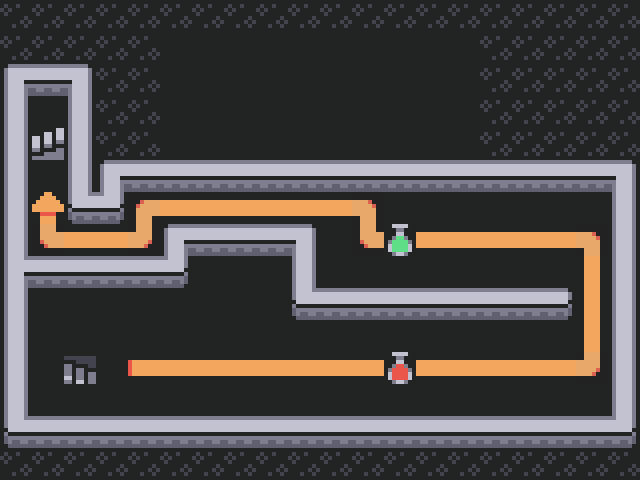

This is a level from a 2D game, rendered from its Tiled map with the project's own tilesets. A one-line summary and the complete map file follow:
An orthogonal 20x15 tile map with 32x32 px tiles, 1 tile layer (Tile Layer 1).

<map version="1.4" tiledversion="1.4.3" orientation="orthogonal" renderorder="right-down" width="20" height="15" tilewidth="32" tileheight="32" infinite="0" backgroundcolor="#222323" nextlayerid="2" nextobjectid="1">
 <properties>
  <property name="txt" value="altersize" />
 </properties>
 <tileset firstgid="1" source="sblobber64.tsx" />
 <layer id="1" name="Tile Layer 1" width="20" height="15">
  <data encoding="csv">
20,20,20,20,20,20,20,20,20,20,20,20,20,20,20,20,20,20,20,20,
20,20,20,20,20,0,0,0,0,0,0,0,0,0,0,20,20,20,20,20,
35,38,33,20,20,0,0,0,0,0,0,0,0,0,0,20,20,20,20,20,
32,0,32,20,20,0,0,0,0,0,0,0,0,0,0,20,20,20,20,20,
32,31,32,20,20,0,0,0,0,0,0,0,0,0,0,20,20,20,20,20,
32,0,32,35,38,38,38,38,38,38,38,38,38,38,38,38,38,38,38,33,
32,58,41,39,56,9,9,9,9,9,9,59,0,0,0,0,0,0,0,32,
32,60,9,9,55,35,38,38,38,33,0,60,65,9,9,9,9,9,59,32,
37,38,38,38,38,39,0,0,0,32,0,0,0,0,0,0,0,0,57,32,
32,0,0,0,0,0,0,0,0,41,38,38,38,38,38,38,38,12,57,32,
32,0,0,0,0,0,0,0,0,0,0,0,0,0,0,0,0,0,57,32,
32,0,30,0,7,9,9,9,9,9,9,9,64,9,9,9,9,9,55,32,
32,0,0,0,0,0,0,0,0,0,0,0,0,0,0,0,0,0,0,32,
41,38,38,38,38,38,38,38,38,38,38,38,38,38,38,38,38,38,38,39,
20,20,20,20,20,20,20,20,20,20,20,20,20,20,20,20,20,20,20,20
</data>
 </layer>
</map>
